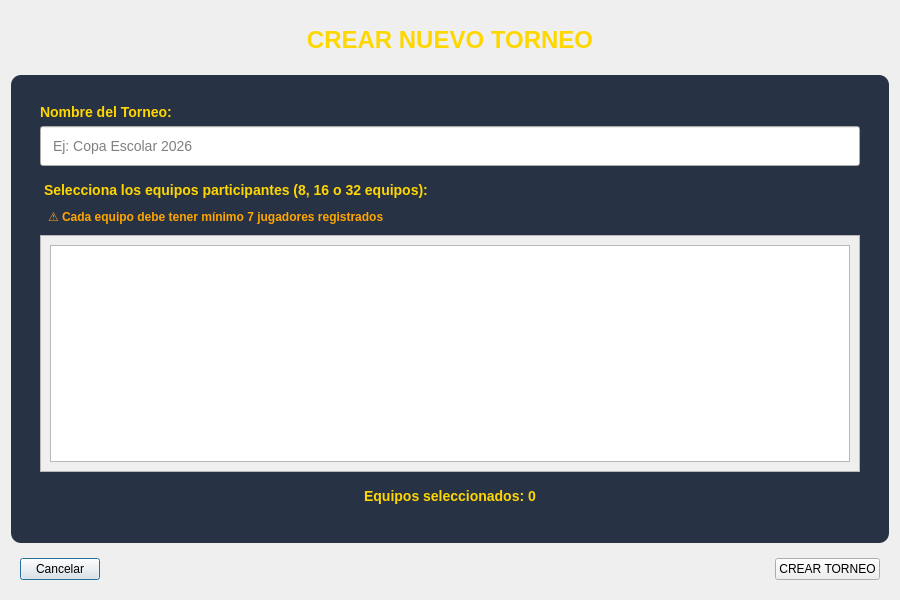
<?xml version="1.0" encoding="UTF-8"?>
<ui version="4.0">
 <class>DialogNuevoTorneo</class>
 <widget class="QDialog" name="DialogNuevoTorneo">
  <property name="geometry">
   <rect>
    <x>0</x>
    <y>0</y>
    <width>900</width>
    <height>600</height>
   </rect>
  </property>
  <property name="windowTitle">
   <string>Crear Nuevo Torneo</string>
  </property>
  <property name="modal">
   <bool>true</bool>
  </property>
  <layout class="QVBoxLayout" name="verticalLayout">
   <item>
    <widget class="QLabel" name="lblTitulo">
     <property name="text">
      <string>CREAR NUEVO TORNEO</string>
     </property>
     <property name="alignment">
      <set>Qt::AlignCenter</set>
     </property>
     <property name="styleSheet">
      <string>font-size: 24px; font-weight: bold; color: #FFD700; padding: 15px;</string>
     </property>
    </widget>
   </item>
   <item>
    <widget class="QFrame" name="frameFormulario">
     <property name="frameShape">
      <enum>QFrame::StyledPanel</enum>
     </property>
     <property name="styleSheet">
      <string>QFrame#frameFormulario { background: rgba(30, 40, 60, 0.95); border-radius: 10px; padding: 20px; } QLabel { color: #FFD700; }</string>
     </property>
     <layout class="QVBoxLayout" name="verticalLayout_2">
      <item>
       <widget class="QLabel" name="lblNombre">
        <property name="text">
         <string>Nombre del Torneo:</string>
        </property>
        <property name="styleSheet">
         <string>font-size: 14px; font-weight: bold; color: #FFD700;</string>
        </property>
       </widget>
      </item>
      <item>
       <widget class="QLineEdit" name="txtNombreTorneo">
        <property name="placeholderText">
         <string>Ej: Copa Escolar 2026</string>
        </property>
        <property name="minimumHeight">
         <number>45</number>
        </property>
        <property name="styleSheet">
         <string>padding: 10px; font-size: 14px;</string>
        </property>
       </widget>
      </item>
      <item>
       <widget class="QLabel" name="lblInstrucciones">
        <property name="text">
         <string>Selecciona los equipos participantes (8, 16 o 32 equipos):</string>
        </property>
        <property name="styleSheet">
         <string>font-size: 14px; font-weight: bold; padding-top: 10px; color: #FFD700;</string>
        </property>
       </widget>
      </item>
      <item>
       <widget class="QLabel" name="lblAdvertencia">
        <property name="text">
         <string>⚠ Cada equipo debe tener mínimo 7 jugadores registrados</string>
        </property>
        <property name="styleSheet">
         <string>color: #FFA500; padding: 5px; font-weight: bold;</string>
        </property>
       </widget>
      </item>
      <item>
       <widget class="QScrollArea" name="scrollAreaEquipos">
        <property name="widgetResizable">
         <bool>true</bool>
        </property>
        <property name="frameShape">
         <enum>QFrame::StyledPanel</enum>
        </property>
        <widget class="QWidget" name="scrollAreaWidgetContents">
         <property name="geometry">
          <rect>
           <x>0</x>
           <y>0</y>
           <width>820</width>
           <height>300</height>
          </rect>
         </property>
         <layout class="QVBoxLayout" name="verticalLayout_3">
          <item>
           <widget class="QListWidget" name="listEquiposDisponibles">
            <property name="selectionMode">
             <enum>QAbstractItemView::MultiSelection</enum>
            </property>
            <property name="iconSize">
             <size>
              <width>40</width>
              <height>40</height>
             </size>
            </property>
           </widget>
          </item>
         </layout>
        </widget>
       </widget>
      </item>
      <item>
       <widget class="QLabel" name="lblEquiposSeleccionados">
        <property name="text">
         <string>Equipos seleccionados: 0</string>
        </property>
        <property name="alignment">
         <set>Qt::AlignCenter</set>
        </property>
        <property name="styleSheet">
         <string>font-size: 14px; font-weight: bold; color: #FFD700; padding: 10px;</string>
        </property>
       </widget>
      </item>
     </layout>
    </widget>
   </item>
   <item>
    <widget class="QWidget" name="botones" native="true">
     <layout class="QHBoxLayout" name="horizontalLayout">
      <item>
       <widget class="QPushButton" name="btnCancelar">
        <property name="text">
         <string>Cancelar</string>
        </property>
        <property name="minimumHeight">
         <number>50</number>
        </property>
        <property name="cursor">
         <cursorShape>PointingHandCursor</cursorShape>
        </property>
       </widget>
      </item>
      <item>
       <spacer name="horizontalSpacer">
        <property name="orientation">
         <enum>Qt::Horizontal</enum>
        </property>
        <property name="sizeHint" stdset="0">
         <size>
          <width>40</width>
          <height>20</height>
         </size>
        </property>
       </spacer>
      </item>
      <item>
       <widget class="QPushButton" name="btnCrearTorneo">
        <property name="text">
         <string>CREAR TORNEO</string>
        </property>
        <property name="minimumHeight">
         <number>50</number>
        </property>
        <property name="cursor">
         <cursorShape>PointingHandCursor</cursorShape>
        </property>
       </widget>
      </item>
     </layout>
    </widget>
   </item>
  </layout>
 </widget>
 <resources/>
 <connections/>
</ui>
